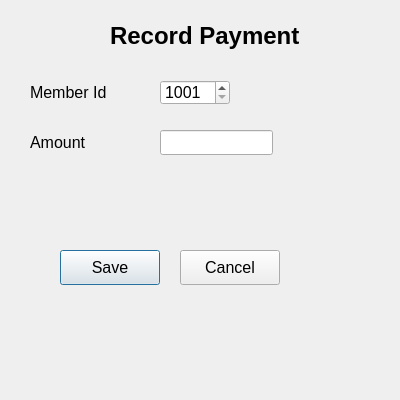
<?xml version="1.0" encoding="UTF-8"?>
<ui version="4.0">
 <class>RecordPaymentDialog</class>
 <widget class="QDialog" name="RecordPaymentDialog">
  <property name="geometry">
   <rect>
    <x>0</x>
    <y>0</y>
    <width>400</width>
    <height>400</height>
   </rect>
  </property>
  <property name="font">
   <font>
    <pointsize>12</pointsize>
   </font>
  </property>
  <property name="windowTitle">
   <string>Dialog</string>
  </property>
  <widget class="QLabel" name="lblTitle">
   <property name="geometry">
    <rect>
     <x>110</x>
     <y>10</y>
     <width>191</width>
     <height>51</height>
    </rect>
   </property>
   <property name="font">
    <font>
     <pointsize>18</pointsize>
     <bold>true</bold>
    </font>
   </property>
   <property name="text">
    <string>Record Payment</string>
   </property>
  </widget>
  <widget class="QLabel" name="lblMemberID">
   <property name="geometry">
    <rect>
     <x>30</x>
     <y>80</y>
     <width>100</width>
     <height>25</height>
    </rect>
   </property>
   <property name="text">
    <string>Member Id</string>
   </property>
  </widget>
  <widget class="QLabel" name="lblAmount">
   <property name="geometry">
    <rect>
     <x>30</x>
     <y>130</y>
     <width>100</width>
     <height>25</height>
    </rect>
   </property>
   <property name="text">
    <string>Amount</string>
   </property>
  </widget>
  <widget class="QLineEdit" name="lineEditAmount">
   <property name="geometry">
    <rect>
     <x>160</x>
     <y>130</y>
     <width>113</width>
     <height>25</height>
    </rect>
   </property>
  </widget>
  <widget class="QSpinBox" name="spinBoxMemberID">
   <property name="geometry">
    <rect>
     <x>160</x>
     <y>80</y>
     <width>70</width>
     <height>25</height>
    </rect>
   </property>
   <property name="minimum">
    <number>1001</number>
   </property>
   <property name="maximum">
    <number>9999</number>
   </property>
  </widget>
  <widget class="QPushButton" name="btnSave">
   <property name="geometry">
    <rect>
     <x>60</x>
     <y>250</y>
     <width>100</width>
     <height>35</height>
    </rect>
   </property>
   <property name="text">
    <string>Save</string>
   </property>
  </widget>
  <widget class="QPushButton" name="btnCancel">
   <property name="geometry">
    <rect>
     <x>180</x>
     <y>250</y>
     <width>100</width>
     <height>35</height>
    </rect>
   </property>
   <property name="text">
    <string>Cancel</string>
   </property>
  </widget>
 </widget>
 <resources/>
 <connections/>
</ui>
